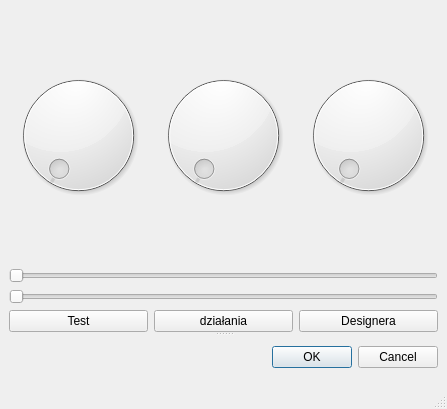
<?xml version="1.0" encoding="UTF-8"?>
<ui version="4.0">
 <class>MainWindow</class>
 <widget class="QMainWindow" name="MainWindow">
  <property name="geometry">
   <rect>
    <x>0</x>
    <y>0</y>
    <width>447</width>
    <height>409</height>
   </rect>
  </property>
  <property name="windowTitle">
   <string>MainWindow</string>
  </property>
  <widget class="QWidget" name="centralwidget">
   <layout class="QHBoxLayout" name="horizontalLayout_3">
    <item>
     <widget class="QSplitter" name="splitter">
      <property name="orientation">
       <enum>Qt::Vertical</enum>
      </property>
      <widget class="QWidget" name="">
       <layout class="QGridLayout" name="gridLayout">
        <item row="0" column="0">
         <layout class="QVBoxLayout" name="verticalLayout_2">
          <item>
           <layout class="QHBoxLayout" name="horizontalLayout">
            <item>
             <widget class="QDial" name="dial_2"/>
            </item>
            <item>
             <widget class="QDial" name="dial"/>
            </item>
            <item>
             <widget class="QDial" name="dial_3"/>
            </item>
           </layout>
          </item>
          <item>
           <layout class="QVBoxLayout" name="verticalLayout">
            <item>
             <widget class="QSlider" name="horizontalSlider_2">
              <property name="orientation">
               <enum>Qt::Horizontal</enum>
              </property>
             </widget>
            </item>
            <item>
             <widget class="QSlider" name="horizontalSlider">
              <property name="orientation">
               <enum>Qt::Horizontal</enum>
              </property>
             </widget>
            </item>
           </layout>
          </item>
         </layout>
        </item>
        <item row="1" column="0">
         <layout class="QHBoxLayout" name="horizontalLayout_2">
          <item>
           <widget class="QPushButton" name="pushButton_2">
            <property name="text">
             <string>Test</string>
            </property>
           </widget>
          </item>
          <item>
           <widget class="QPushButton" name="pushButton">
            <property name="text">
             <string>działania</string>
            </property>
           </widget>
          </item>
          <item>
           <widget class="QPushButton" name="pushButton_3">
            <property name="text">
             <string>Designera</string>
            </property>
           </widget>
          </item>
         </layout>
        </item>
       </layout>
      </widget>
      <widget class="QDialogButtonBox" name="buttonBox">
       <property name="standardButtons">
        <set>QDialogButtonBox::Cancel|QDialogButtonBox::Ok</set>
       </property>
      </widget>
     </widget>
    </item>
   </layout>
  </widget>
  <widget class="QMenuBar" name="menubar">
   <property name="geometry">
    <rect>
     <x>0</x>
     <y>0</y>
     <width>447</width>
     <height>22</height>
    </rect>
   </property>
  </widget>
  <widget class="QStatusBar" name="statusbar"/>
 </widget>
 <resources/>
 <connections/>
</ui>
